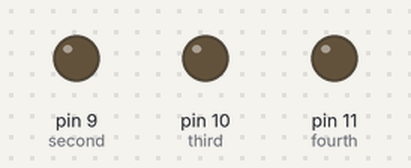
Bench run of a sketch on a simulated Arduino Uno, built with avr-gcc and run on an emulated ATmega328P. On the bench: output pins drawn as LEDs (lit = HIGH). Pins used as bus, display or sensor lines are not drawn.

Above: at 0.1 s.
At 6.1 s:
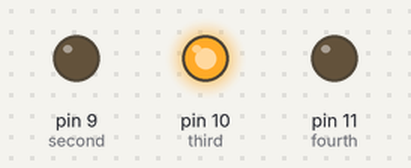
At 10.1 s:
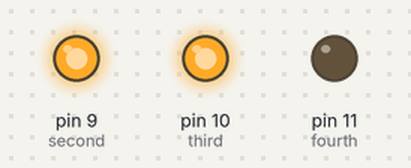
At 14.1 s:
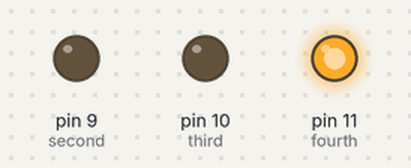
At 22.1 s:
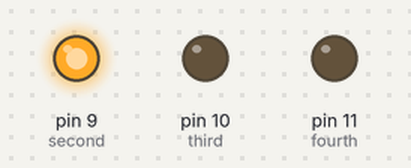
At 38.1 s:
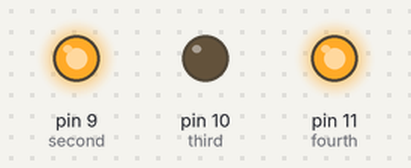
Timing chart, 0 to 39.6 s (numbered marks = the images above):
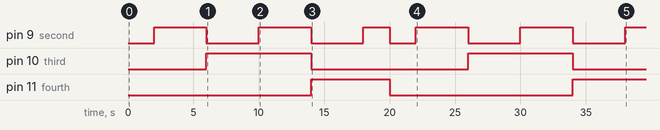

Measured:
- by itself, pin 9 (second): LOW → HIGH at 2.0 s, → LOW 4.0 s later, → HIGH 4.0 s later, → LOW 4.0 s later, … (11 changes in this stretch)
- by itself, pin 10 (third): alternates HIGH for 8.0 s and LOW for 12.0 s
- by itself, pin 11 (fourth): LOW → HIGH at 14.0 s, → LOW 6.0 s later, → HIGH 14.0 s later

The sketch:

Lesson2Binary.ino
```cpp
int first = 8;
int second = 9;
int third = 10;
int fourth = 11;
int delay1 = 2000;


void setup() {
  // put your setup code here, to run once:
  pinMode (first,OUTPUT);
  pinMode (second, OUTPUT);
  pinMode (third, OUTPUT);
  pinMode (fourth, OUTPUT);

}

void loop() {
  //1
  digitalWrite(first, HIGH);
  digitalWrite(second, LOW);
  digitalWrite(third,LOW);
  digitalWrite(fourth,LOW);

  delay (delay1);

  // 2
  digitalWrite(first, LOW);
  digitalWrite(second, HIGH);
  digitalWrite(third,LOW);
  digitalWrite(fourth,LOW);

  delay (delay1);

  //3
  digitalWrite(first, HIGH);
  digitalWrite(second, HIGH);
  digitalWrite(third,LOW);
  digitalWrite(fourth,LOW);

  delay (delay1);

  //4
  digitalWrite(first, LOW);
  digitalWrite(second, LOW);
  digitalWrite(third,HIGH);
  digitalWrite(fourth,LOW);

  delay (delay1);

  //5
  digitalWrite(first, HIGH);
  digitalWrite(second, LOW);
  digitalWrite(third,HIGH);
  digitalWrite(fourth,LOW);

  delay (delay1);

  //6
  digitalWrite(first, LOW);
  digitalWrite(second, HIGH);
  digitalWrite(third,HIGH);
  digitalWrite(fourth,LOW);

  delay (delay1);

  //7
  digitalWrite(first, HIGH);
  digitalWrite(second, HIGH);
  digitalWrite(third,HIGH);
  digitalWrite(fourth,LOW);

  delay (delay1);

  //8
  digitalWrite(first, LOW);
  digitalWrite(second, LOW);
  digitalWrite(third,LOW);
  digitalWrite(fourth,HIGH);

  delay (delay1);

  //9
  digitalWrite(first, HIGH);
  digitalWrite(second, LOW);
  digitalWrite(third,LOW);
  digitalWrite(fourth,HIGH);

  delay (delay1);

  //10
  digitalWrite(first, LOW);
  digitalWrite(second, HIGH);
  digitalWrite(third,LOW);
  digitalWrite(fourth,HIGH);

  delay (delay1);
}
```
